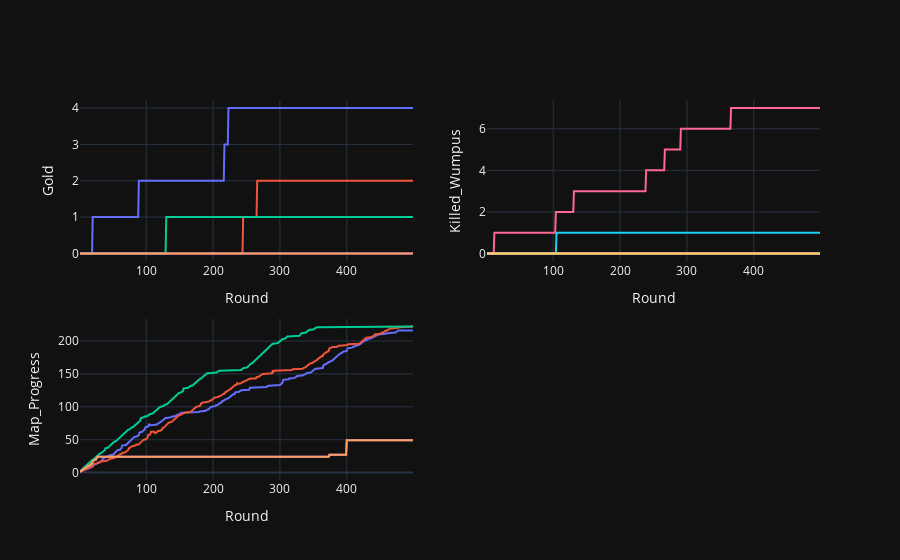

The notebook cell saved with this chart:
### Code cell
# Plot progress single run
plt = make_subplots(rows=2, cols=2)
d = {}
goals = ["Gold", "Killed_Wumpus", "Map_Progress"]
for goalID in range(len(goals)):
    for agent in range(0, 5):
        df = data[data["Agent"] == agent]
        d["x"] = df["Round"].values
        d["y"] = df[goals[goalID]].values
        txt = [f"{agent}: {df["Role"].values[0]}" for _ in range(0, 500)]
        plt.add_trace(go.Line(
         d, text= txt, showlegend = False
        ), row=(goalID//2)+1, col=goalID%2+1)
    plt.update_xaxes(title_text="Round", row=(goalID//2)+1, col=goalID%2+1)
    plt.update_yaxes(title_text=goals[goalID], row=(goalID//2)+1, col=goalID%2+1)

plt

### Figure 1 — Plotly figure (JSON) as saved in the notebook; plotly's stock layout.template omitted (floating-point values rounded to 4 significant figures; data arrays with more than 128 entries replaced by an {"elided": "..."} marker saying what was removed)
{"data": [{"showlegend": false, "text": {"elided": "500 str values"}, "x": {"elided": "499 int values"}, "y": {"elided": "499 int values"}, "type": "scatter", "xaxis": "x", "yaxis": "y"}, {"showlegend": false, "text": {"elided": "500 str values"}, "x": {"elided": "499 int values"}, "y": {"elided": "499 int values"}, "type": "scatter", "xaxis": "x", "yaxis": "y"}, {"showlegend": false, "text": {"elided": "500 str values"}, "x": {"elided": "499 int values"}, "y": {"elided": "499 int values"}, "type": "scatter", "xaxis": "x", "yaxis": "y"}, {"showlegend": false, "text": {"elided": "500 str values"}, "x": {"elided": "499 int values"}, "y": {"elided": "499 int values"}, "type": "scatter", "xaxis": "x", "yaxis": "y"}, {"showlegend": false, "text": {"elided": "500 str values"}, "x": {"elided": "499 int values"}, "y": {"elided": "499 int values"}, "type": "scatter", "xaxis": "x", "yaxis": "y"}, {"showlegend": false, "text": {"elided": "500 str values"}, "x": {"elided": "499 int values"}, "y": {"elided": "499 int values"}, "type": "scatter", "xaxis": "x2", "yaxis": "y2"}, {"showlegend": false, "text": {"elided": "500 str values"}, "x": {"elided": "499 int values"}, "y": {"elided": "499 int values"}, "type": "scatter", "xaxis": "x2", "yaxis": "y2"}, {"showlegend": false, "text": {"elided": "500 str values"}, "x": {"elided": "499 int values"}, "y": {"elided": "499 int values"}, "type": "scatter", "xaxis": "x2", "yaxis": "y2"}, {"showlegend": false, "text": {"elided": "500 str values"}, "x": {"elided": "499 int values"}, "y": {"elided": "499 int values"}, "type": "scatter", "xaxis": "x2", "yaxis": "y2"}, {"showlegend": false, "text": {"elided": "500 str values"}, "x": {"elided": "499 int values"}, "y": {"elided": "499 int values"}, "type": "scatter", "xaxis": "x2", "yaxis": "y2"}, {"showlegend": false, "text": {"elided": "500 str values"}, "x": {"elided": "499 int values"}, "y": {"elided": "499 int values"}, "type": "scatter", "xaxis": "x3", "yaxis": "y3"}, {"showlegend": false, "text": {"elided": "500 str values"}, "x": {"elided": "499 int values"}, "y": {"elided": "499 int values"}, "type": "scatter", "xaxis": "x3", "yaxis": "y3"}, {"showlegend": false, "text": {"elided": "500 str values"}, "x": {"elided": "499 int values"}, "y": {"elided": "499 int values"}, "type": "scatter", "xaxis": "x3", "yaxis": "y3"}, {"showlegend": false, "text": {"elided": "500 str values"}, "x": {"elided": "499 int values"}, "y": {"elided": "499 int values"}, "type": "scatter", "xaxis": "x3", "yaxis": "y3"}, {"showlegend": false, "text": {"elided": "500 str values"}, "x": {"elided": "499 int values"}, "y": {"elided": "499 int values"}, "type": "scatter", "xaxis": "x3", "yaxis": "y3"}], "layout": {"xaxis": {"anchor": "y", "domain": [0.0, 0.45], "title": {"text": "Round"}}, "yaxis": {"anchor": "x", "domain": [0.575, 1.0], "title": {"text": "Gold"}}, "xaxis2": {"anchor": "y2", "domain": [0.55, 1.0], "title": {"text": "Round"}}, "yaxis2": {"anchor": "x2", "domain": [0.575, 1.0], "title": {"text": "Killed_Wumpus"}}, "xaxis3": {"anchor": "y3", "domain": [0.0, 0.45], "title": {"text": "Round"}}, "yaxis3": {"anchor": "x3", "domain": [0.0, 0.425], "title": {"text": "Map_Progress"}}, "xaxis4": {"anchor": "y4", "domain": [0.55, 1.0]}, "yaxis4": {"anchor": "x4", "domain": [0.0, 0.425]}}}
